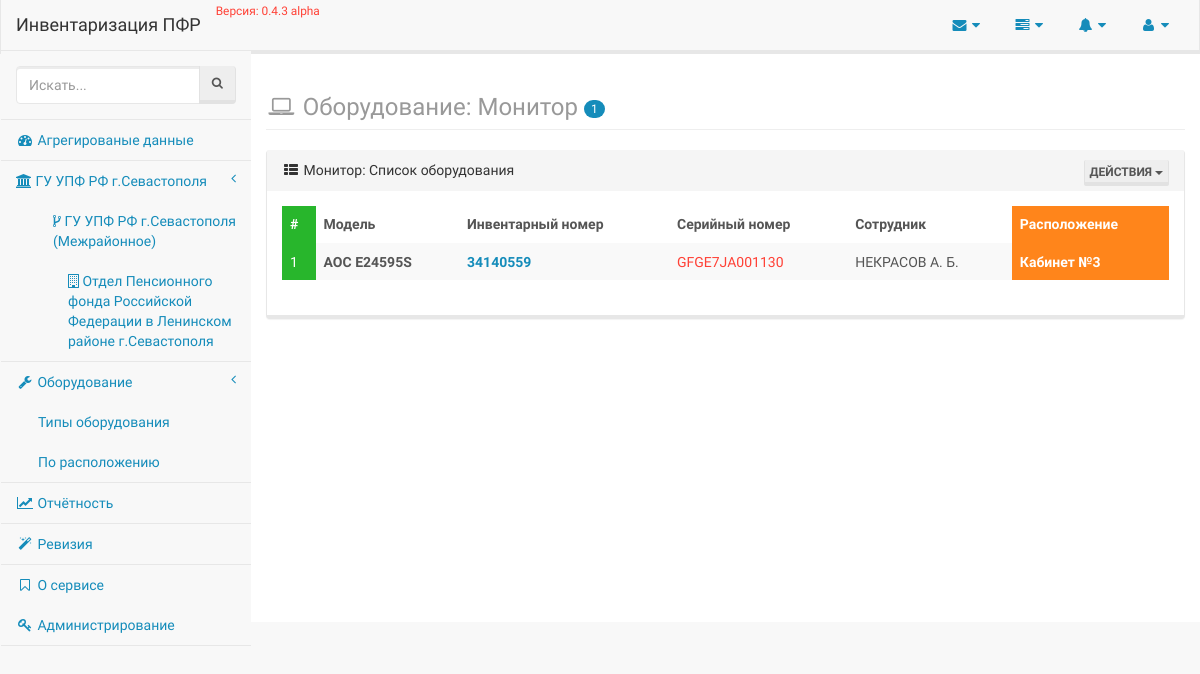
/equipments/type/1, run on an earlier commit of the app's database.
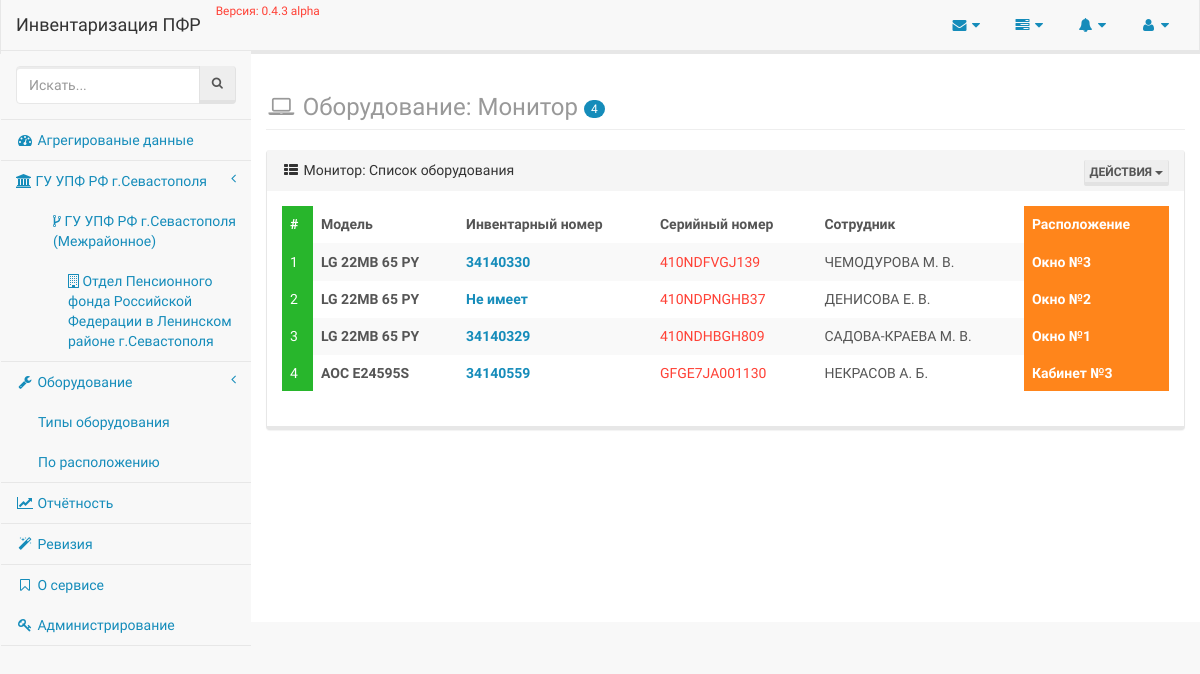
And on a later commit of the database.
### employee/models/organisation.py (models this page shows, shortened)
class Organisation(models.Model):
    title = models.CharField(_('Наименование'), max_length=80, unique=True, db_index=True)
    short_title = models.CharField(_('Краткое наименование'), max_length=40, unique=True, null=True, blank=True)
    parent = models.ForeignKey('self', related_name='subordinates', default=0, blank=True, null=True, verbose_name='В подчинении')
    @staticmethod
    def all():
        return Organisation.objects.all()
    class Meta:
        verbose_name = _('Организация')
        verbose_name_plural = _('Организации')
        app_label = 'employee'

### equipment/models/equipment.py (models this page shows, shortened)
class Equipment(models.Model):
    type = models.ForeignKey(
        EquipmentTypes,
        verbose_name='Тип оборудования',
        help_text='Выберите к какому типу принадлежит создаваемое оборудование'
    )
    serial_number = models.CharField(
        'Серийный номер',
        max_length=25,
        null=True,
        blank=True,
        help_text='Заводской номер оборудования, может содержать цифры и символы, допускается его отсутствие'
    )
    inventory_number = models.IntegerField(
        'Инвентарный номер',
        null=True,
        blank=True,
        help_text='Инвентарный номер оборудования, допускаются только цифровые идентификаторы'
    )
    model = models.CharField(
        'Модель',
        max_length=100,
        help_text='Марка оборудования, модель или другая информация'
    )
    responsible = models.ForeignKey(
        Employee,
        verbose_name='Ответственное лицо',
        help_text='Сотрудник ПФР за которым закрепленна техника'
    )
    note = models.TextField(
        'Примечание',
        blank=True,
        null=True
    )
    created_at = models.DateTimeField(
        'Созданно',
        auto_now_add=True
    )
    updated_at = models.DateTimeField(
        'Обновленно',
        auto_now=True
    )
    revised_at = models.DateTimeField(
        'Ревизия',
        blank=True,
        null=True,
        help_text='Дата проведения последней ревизии'
    )
    class Meta:
        verbose_name = 'Оборудование'
        verbose_name_plural = 'Учётные единицы'
        app_label = 'equipment'
        ordering = ['-created_at']
    objects = EquipmentsManager()

### employee/models/employee.py (models this page shows, shortened)
class Employee(models.Model):
    STATES = [
        [True, _('Работает')],
        [False, _('Уволен')]
    ]
    POSITIONS = [
        [1, _('Специалист-эксперт')],
        [2, _('Ведущий специалист-эксперт')],
        [3, _('Главный специалист-эксперт')],
        [4, _('Старший инспектор')],
        [5, _('Специалист-эксперт (по автоматизации)')],
        [6, _('Руководитель группы')],
        [7, _('Заместитель начальника отдела')],
        [8, _('Начальник отдела')],
        [9, _('Ведущий специалист-эксперт (юрисконсульт)')],
        [10, _('Руководитель клиентской службы')],
        [11, _('Архивариус')],
    ]
    surname = models.CharField(_('Фамилия'), max_length=50, db_index=True)
    firstname = models.CharField(_('Имя'), max_length=25)
    middlename = models.CharField(_('Отчество'), max_length=25)
    organisation = models.ForeignKey(Organisation, verbose_name='Сотрудник организации')
    department = models.ForeignKey(Department, verbose_name='Подразделение', blank=True, null=True)
    phone = models.CharField(_('Телефон'), max_length=25, blank=True, null=True)
    location = models.ForeignKey(Location, verbose_name='Месторасположение', blank=True, null=True)
    updated_at = models.DateTimeField(_('Дата последнего изменения'), auto_now=True)
    created_at = models.DateTimeField(_('Дата создания'), auto_now_add=True)
    state = models.BooleanField(_('Состояние'), choices=STATES, default=True)
    position = models.IntegerField(_('Должность'), choices=POSITIONS, default=1)
    def short_full_name(self):
        return '%s %s. %s.' % (self.surname, self.firstname[:1], self.middlename[:1])
    class Meta:
        verbose_name = _('Сотрудник')
        verbose_name_plural = _('Сотрудники')
        ordering = ['id']
        app_label = 'employee'

### employee/models/location.py (models this page shows, shortened)
class Location(models.Model):
    emplacement = models.CharField(_('Расположение'), max_length=50, db_index=True, unique=True)
    organisation = models.ForeignKey(Organisation, verbose_name='Находится в организации')
    is_active = models.BooleanField(_('Активно?'), default=True)
    annotation = LocationAnnotations()
    objects = models.Manager()
    class Meta:
        verbose_name = _('Месторасположение')
        verbose_name_plural = _('Месторасположения')
        app_label = 'employee'

### equipment/views.py (the view, shortened to what this page needs)
# urls.py: url(r'^type/(?P<pk>\d+)$', EquipmentTypeView.as_view(), name='type'),
class EquipmentTypeView(DetailView):
    template_name = 'equipment/type.html'
    page_title = 'Оборудование: '
    context_object_name = 'type'
    queryset = EquipmentTypes.equipments.all()
    def get_context_data(self, **kwargs):
        context = super(EquipmentTypeView, self).get_context_data(**kwargs)
        self.page_title += self.object.value
        context['equipments_type_count'] = str(self.object.equipment_set.count())
        context['equipments'] = self.object.equipment_set.all
        return context
    def get(self, request, *args, **kwargs):
        if 'xls' in request.GET:
            return self._render_type_report(kwargs.get('pk'))
        return super(EquipmentTypeView, self).get(request, *args, **kwargs)

### employee/templatetags/organisations_menu.py (called while the page is built)
@register.inclusion_tag('partials/organisations_menu.html')
def organisations_menu():
    menu = Organisation.all().filter(parent=None)
    return {'menu': menu}

### events/templatetags/events.py (called while the page is built)
@register.inclusion_tag('partials/_events.html')
def events():
    logs = LogEntry.objects.select_related('content_type').all().order_by('-action_time')[:10]
    return {'events': logs}

### inventory/__init__.py (called while the page is built)
def appname(request):
    return {'appname': __appname__}

def app_version(request):
    return {'app_version': __version__}

### equipment/templates/equipment/type.html (shortened to what this page needs)
{% extends 'layouts/application.html' %}
{% block content %}
    <div class="row">
        <h3 class="page-header text-muted">
            <i class="fa fa-laptop fa-fw"></i>
            {{ view.page_title }} <span class="badge">{{ equipments_type_count }}</span>
        </h3>
        {% include 'equipment/partials/_type_list.html' %}
    </div>
{% endblock %}

### templates/partials/organisations_menu.html
{% for item in menu %}
    <li>
        <a href="{% url 'employee:list' pk=item.pk %}">
            <span class="fa fa-institution"> </span>
            {{ item.title }}
            <span class="fa arrow"></span>
        </a>
            <ul class="nav nav-third-level">
                {% for subordinate in item.subordinates.all %}
                    <li>
                        <a href="{% url 'employee:list' pk=subordinate.pk %}">
                            <span class="fa fa-code-fork"> </span>
                            {{ subordinate.title }}
                        </a>
                            <ul class="nav nav-fourth-level">
                                {% for sub in subordinate.subordinates.all %}
                                    <li>
                                        <a href="{% url 'employee:list' pk=sub.pk %}">
                                            <span class="fa fa-building-o"> </span>
                                            {{ sub.title }}
                                        </a>
                                    </li>
                                {% endfor %}
                            </ul>
                    </li>
                {% endfor %}
            </ul>
    </li>
{% endfor %}

### equipment/templates/equipment/partials/_type_list.html (shortened to what this page needs)
<div class="panel panel-default">
    <div class="panel-heading">
        <i class="fa fa-th-list fa-fw"></i> {{ type.value }}: Список оборудования
        <div class="pull-right">
            <div class="btn-group">
                <button type="button" class="btn btn-default btn-xs dropdown-toggle" data-toggle="dropdown">
                    Действия
                    <span class="caret"></span>
                </button>
            </div>
        </div>
    </div>
    <div class="panel-body">
        <div class="row">
            <div class="col-lg-12">
                <div class="table-responsive">
                    <table class="table table-hover table-striped">
                        <thead>
                            <tr>
                                <th class="success">#</th>
                                <th><b>Модель</b></th>
                                <th>Инвентарный номер</th>
                                <th>Серийный номер</th>
                                <th>Сотрудник</th>
                                <th class="warning text-warning">Расположение</th>
                            </tr>
                        </thead>
                        <tbody>
                            {% for equipment in equipments %}
                                <tr>
                                    <td class="success">
                                        {{ forloop.counter }}
                                    </td>
                                    <td>
                                        <b>{{ equipment.model }}</b>
                                    </td>
                                    <td class="text-primary"><b>{{ equipment.inventory_number|default:'Не имеет' }}</b></td>
                                    <td class="text-danger">{{ equipment.serial_number|default:'Не имеет' }}</td>
                                    <td class="text-uppercase">{{ equipment.responsible.short_full_name }}</td>
                                    <td class="warning text-warning">
                                        <b>{{ equipment.responsible.location.emplacement }}</b>
                                    </td>
                                </tr>
                            {% empty %}
                                <td colspan="7">
                                    <p class="text-center text-danger">Данные по типу оборудования '{{ type.value|lower }}' отсутствуют!</p>
                                </td>
                            {% endfor %}
                        </tbody>
                    </table>
                </div>
            </div>
        </div>
    </div>
</div>

What changed in the data, as far as the page shows it:
added Equipment: model "LG 22MB 65 PY", inventory_number "34140330", serial_number "410NDFVGJ139", responsible.short_full_name "ЧЕМОДУРОВА М. В.", responsible.location.emplacement "Окно №3"
added Equipment: model "LG 22MB 65 PY", inventory_number "Не имеет", serial_number "410NDPNGHB37", responsible.short_full_name "ДЕНИСОВА Е. В.", responsible.location.emplacement "Окно №2"
added Equipment: model "LG 22MB 65 PY", inventory_number "34140329", serial_number "410NDHBGH809", responsible.short_full_name "САДОВА-КРАЕВА М. В.", responsible.location.emplacement "Окно №1"
Also different on the page:
{{ equipments_type_count }}: "1" → "4"
